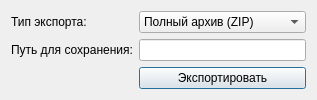
<?xml version="1.0" encoding="UTF-8"?>
<ui version="4.0">
 <class>DataExportForm</class>
 <widget class="QDialog" name="DataExportForm">
  <property name="windowTitle">
   <string>Экспорт проекта / данных</string>
  </property>
  <layout class="QFormLayout" name="formLayout">
   <item row="0" column="0">
    <widget class="QLabel" name="labelExportType">
     <property name="text"><string>Тип экспорта:</string></property>
    </widget>
   </item>
   <item row="0" column="1">
    <widget class="QComboBox" name="exportType">
     <item><property name="text"><string>Полный архив (ZIP)</string></property></item>
     <item><property name="text"><string>GeoJSON</string></property></item>
     <item><property name="text"><string>PDF/Word</string></property></item>
     <item><property name="text"><string>База SQLite/PostgreSQL</string></property></item>
    </widget>
   </item>
   <item row="1" column="0">
    <widget class="QLabel" name="labelTarget">
     <property name="text"><string>Путь для сохранения:</string></property>
    </widget>
   </item>
   <item row="1" column="1">
    <widget class="QLineEdit" name="targetPath"/>
   </item>
   <item row="2" column="1">
    <widget class="QPushButton" name="buttonExport">
     <property name="text"><string>Экспортировать</string></property>
    </widget>
   </item>
  </layout>
 </widget>
 <resources/>
 <connections/>
</ui>
